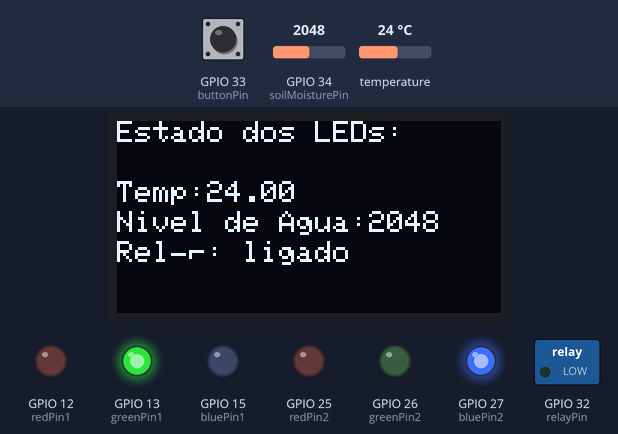
A sketch run on a simulated ESP32. Shown: 128×64 one-colour display, switched loads named in the sketch (green lamp = pin HIGH), output pins drawn as LEDs (lit = HIGH). Inputs (shaded band) come from the test bench; at power-on: temperature 24 °C, GPIO 33 (buttonPin) HIGH, GPIO 34 (soilMoisturePin) = 2048. WiFi joins after 1.5 s; servers stay silent unless stated; the display library's start-up logo is not drawn; no MQTT or app messages arrive unless stated; what the sketch prints to the serial monitor is not drawn.

Above: at 5.0 s.
5.1 s: temperature set to 15.6 °C
At 7.1 s:
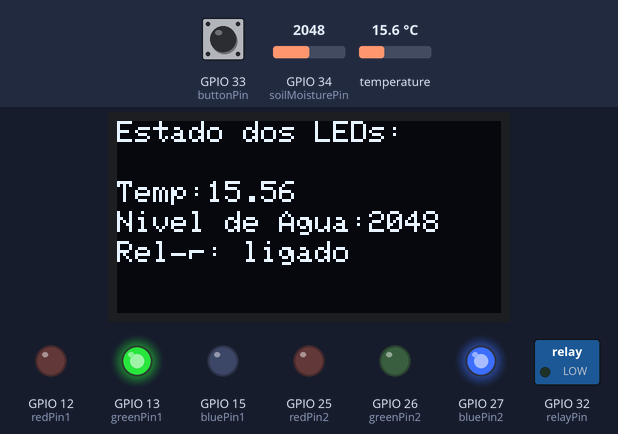
7.7 s: temperature set to 14.2 °C
At 9.4 s:
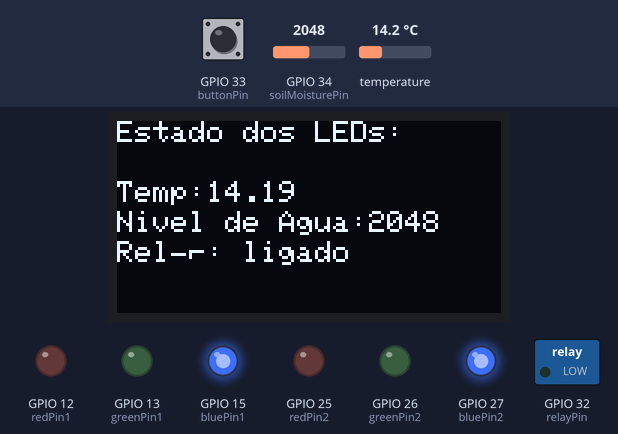
10.1 s: GPIO 33 (buttonPin) pulled LOW for 2.1 s
At 12.3 s:
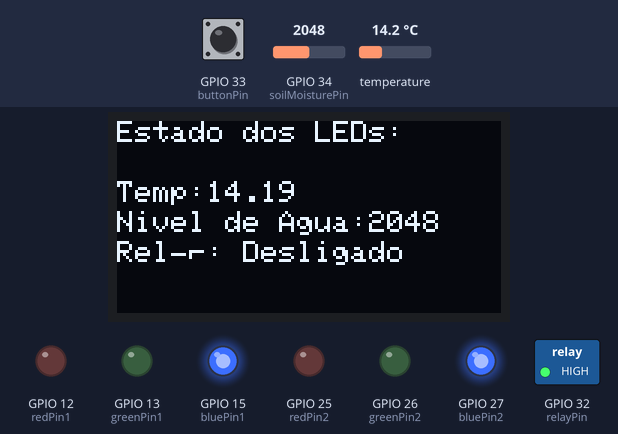
13.7 s: GPIO 34 (soilMoisturePin) set to 1959
At 16.6 s:
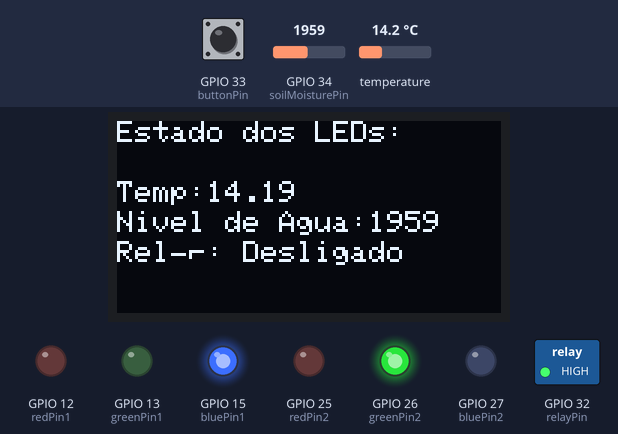
16.9 s: GPIO 34 (soilMoisturePin) set to 2340
At 17.8 s:
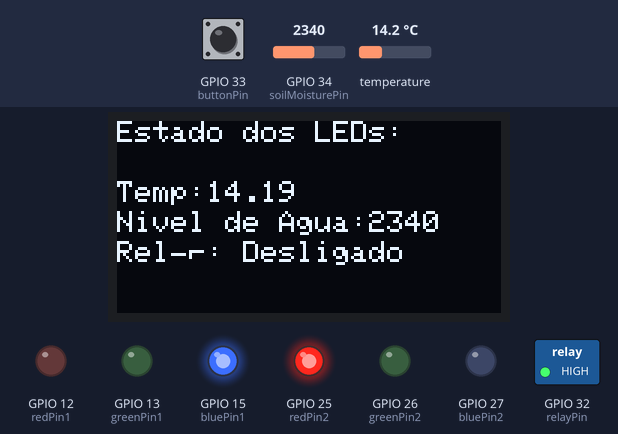
19.3 s: GPIO 33 (buttonPin) pulled LOW for 2.1 s
At 21.9 s:
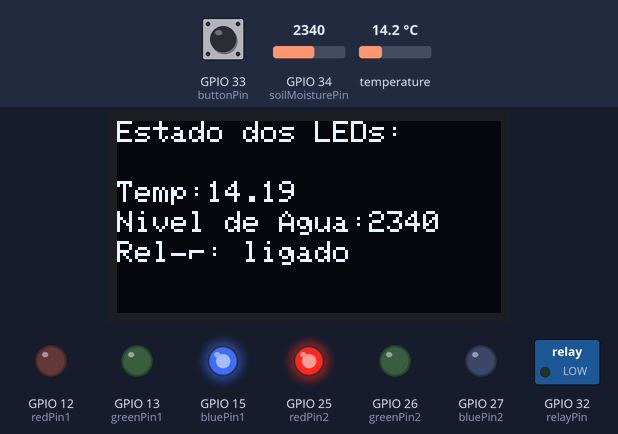
Timing chart, 0 to 23.4 s (numbered marks = the images above; inputs shaded):
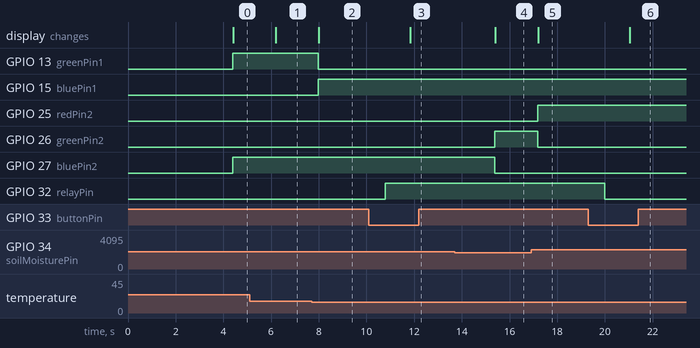

The sketch:

script_v2.ino
```cpp
#include <Wire.h>
#include <Adafruit_GFX.h>
#include <Adafruit_SSD1306.h>
#include <OneWire.h>
#include <DallasTemperature.h>
#include <WiFi.h>
#include <PubSubClient.h>

// Definição dos pinos dos LEDs RGB
const int redPin1 = 12;
const int greenPin1 = 13;
const int bluePin1 = 15;

const int redPin2 = 25;
const int greenPin2 = 26;
const int bluePin2 = 27;

// Pino do sensor de temperatura DS18B20
const int oneWireBus = 4;

// Pino do sensor de umidade do solo
const int soilMoisturePin = 34;

// Pino do relé
const int relayPin = 32;

// Pino do botão
const int buttonPin = 33;
bool relayState = false;

// Inicializa o sensor OneWire e a biblioteca DallasTemperature
OneWire oneWire(oneWireBus);
DallasTemperature sensors(&oneWire);

// Configuração do display OLED
#define SCREEN_WIDTH 128
#define SCREEN_HEIGHT 64
#define OLED_RESET -1
Adafruit_SSD1306 display(SCREEN_WIDTH, SCREEN_HEIGHT, &Wire, OLED_RESET);

// Credenciais Wi-Fi
const char* ssid = "your_SSID";
const char* password = "your_PASSWORD";

// Endereço e porta do servidor MQTT
const char* mqtt_server = "your_mqtt_server";
const int mqtt_port = 1883;

// Inicialize o cliente WiFi e o cliente MQTT
WiFiClient espClient;
PubSubClient client(espClient);

void setup() {
  Serial.begin(9600); // Inicializa a comunicação serial

  // Inicializa o display OLED
  if(!display.begin(SSD1306_SWITCHCAPVCC, 0x3C)) {
    Serial.println(F("Falha ao inicializar o display SSD1306"));
    for(;;);
  }
  display.display();
  delay(2000);
  display.clearDisplay();

  // Inicializa o sensor DS18B20
  sensors.begin();

  // Configura os pinos dos LEDs RGB como saída
  pinMode(redPin1, OUTPUT);
  pinMode(greenPin1, OUTPUT);
  pinMode(bluePin1, OUTPUT);

  pinMode(redPin2, OUTPUT);
  pinMode(greenPin2, OUTPUT);
  pinMode(bluePin2, OUTPUT);

  // Configura o pino do relé como saída
  pinMode(relayPin, OUTPUT);

  // Configura o pino do botão como entrada
  pinMode(buttonPin, INPUT_PULLUP);

  // Inicializa os estados dos LEDs como desligados
  digitalWrite(redPin1, LOW);
  digitalWrite(greenPin1, LOW);
  digitalWrite(bluePin1, LOW);

  digitalWrite(redPin2, LOW);
  digitalWrite(greenPin2, LOW);
  digitalWrite(bluePin2, LOW);

  // Define o estado inicial do relé
  digitalWrite(relayPin, relayState ? HIGH : LOW);

  // Conecta ao Wi-Fi
  WiFi.begin(ssid, password);
  while (WiFi.status() != WL_CONNECTED) {
    delay(500);
    Serial.print(".");
  }
  Serial.println("WiFi connected");

  // Configura o servidor MQTT
  client.setServer(mqtt_server, mqtt_port);
  while (!client.connected()) {
    if (client.connect("ESP32Client")) {
      Serial.println("Connected to MQTT server");
    } else {
      Serial.print("Failed, rc=");
      Serial.print(client.state());
      delay(2000);
    }
  }
}

void loop() {
  // Verifica o estado do botão
  if (digitalRead(buttonPin) == LOW) {
    // Inverte o estado do relé quando o botão é pressionado
    relayState = !relayState;
    digitalWrite(relayPin, relayState ? HIGH : LOW);
    delay(250); // Delay pequeno para evitar o efeito de bouncing
  }

  // Atualiza a leitura do sensor de temperatura
  sensors.requestTemperatures();
  float temperatureC = sensors.getTempCByIndex(0);
  Serial.print("Temperatura: ");
  Serial.print(temperatureC);
  Serial.println(" C");

  // Lê o valor do sensor de umidade do solo
  int soilMoistureValue = analogRead(soilMoisturePin);
  Serial.print("Nivel de Agua: ");
  Serial.println(soilMoistureValue);

  // Controla o LED RGB 1 com base na temperatura
  if (temperatureC < 15.0) {
    digitalWrite(redPin1, LOW);
    digitalWrite(greenPin1, LOW);
    digitalWrite(bluePin1, HIGH);
  } else if (temperatureC >= 15.0 && temperatureC <= 25.0) {
    digitalWrite(redPin1, LOW);
    digitalWrite(greenPin1, HIGH);
    digitalWrite(bluePin1, LOW);
  } else if (temperatureC > 25.0) {
    digitalWrite(redPin1, HIGH);
    digitalWrite(greenPin1, LOW);
    digitalWrite(bluePin1, LOW);
  }

  // Controla o LED RGB 2 com base no nível de água
  if (soilMoistureValue < 2000) {
    digitalWrite(redPin2, LOW);
    digitalWrite(greenPin2, HIGH);
    digitalWrite(bluePin2, LOW);
  } else if (soilMoistureValue >= 2000 && soilMoistureValue < 2300) {
    digitalWrite(redPin2, LOW);
    digitalWrite(greenPin2, LOW);
    digitalWrite(bluePin2, HIGH);
  } else {
    digitalWrite(redPin2, HIGH);
    digitalWrite(greenPin2, LOW);
    digitalWrite(bluePin2, LOW);
  }

  // Atualiza o display OLED com a temperatura e o nível de água
  display.clearDisplay();
  display.setTextSize(1);
  display.setTextColor(SSD1306_WHITE);
  display.setCursor(0,0);
  display.print("Estado dos LEDs:");

  display.setCursor(0,20);
  display.print("Temp:");
  display.println(temperatureC);

  display.setCursor(0,30);
  display.print("Nivel de Agua:");
  display.println(soilMoistureValue);

  display.setCursor(0,40);
  display.print("Relé: ");
  display.println(relayState ? "Desligado" : "ligado");

  display.display();

  // Verifica o estado do cliente MQTT
  if (!client.connected()) {
    while (!client.connected()) {
      if (client.connect("ESP32Client")) {
        Serial.println("Reconnected to MQTT server");
      } else {
        Serial.print("Failed, rc=");
        Serial.print(client.state());
        delay(2000);
      }
    }
  }
  client.loop();

  // Envia os dados para o servidor MQTT
  char temperatureStr[8];
  dtostrf(temperatureC, 1, 2, temperatureStr);
  char moistureStr[8];
  itoa(soilMoistureValue, moistureStr, 10);

  client.publish("sensor/temperature", temperatureStr);
  client.publish("sensor/moisture", moistureStr);

  delay(1000); // Atualiza a cada 1 segundo
}
```

Measured:
- the behaviour switches between 15 and 14.9 °C on temperature (found by bisection; images 1 and 2)
- the behaviour switches between 2000 and 1999 on GPIO 34 (soilMoisturePin) (found by bisection; images 3 and 4)
- after the input at 5.1 s, the display: changes after 1.1 s (image 1)
- after the input at 7.7 s, GPIO 13 (greenPin1): HIGH → LOW after 0.27 s; GPIO 15 (bluePin1): LOW → HIGH after 0.27 s; the display: changes after 0.30 s (image 2)
- after the input at 10.1 s, GPIO 32 (relayPin): LOW → HIGH after 0.69 s; the display: changes after 1.7 s (image 3)
- after the input at 13.7 s, GPIO 26 (greenPin2): LOW → HIGH after 1.7 s; GPIO 27 (bluePin2): HIGH → LOW after 1.7 s; the display: changes after 1.7 s (image 4)
- after the input at 16.9 s, GPIO 25 (redPin2): LOW → HIGH after 0.28 s; GPIO 26 (greenPin2): HIGH → LOW after 0.28 s; the display: changes after 0.30 s (image 5)
- after the input at 19.3 s, GPIO 32 (relayPin): HIGH → LOW after 0.69 s; the display: changes after 1.7 s (image 6)
